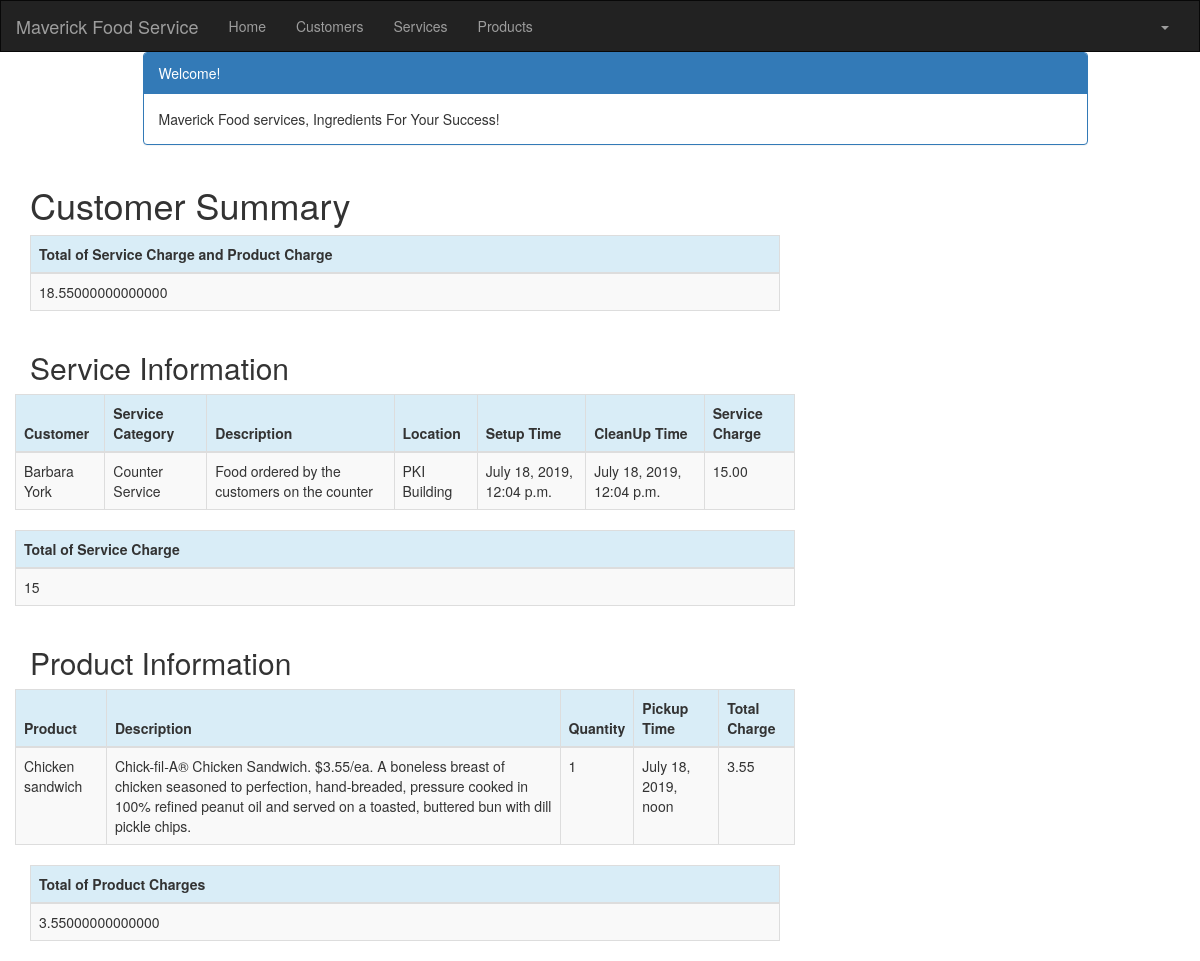
The page /customer/1/summary/ (signed in) on the database its author committed.
### crm/models.py (models this page shows, shortened)
class Service(models.Model):
    cust_name = models.ForeignKey(Customer, on_delete=models.CASCADE, related_name='services')
    service_category = models.CharField(max_length=100)
    description = models.TextField()
    location = models.CharField(max_length=200)
    setup_time = models.DateTimeField(
        default=timezone.now)
    cleanup_time = models.DateTimeField(
        default=timezone.now)
    service_charge = models.DecimalField(max_digits=10, decimal_places=2)
    created_date = models.DateTimeField(
        default=timezone.now)
    updated_date = models.DateTimeField(auto_now_add=True)

class Customer(models.Model):
    cust_name = models.CharField(max_length=50)
    organization = models.CharField(max_length=100, blank=True)
    role = models.CharField(max_length=100)
    email = models.EmailField(max_length=100)
    bldgroom = models.CharField(max_length=100)
    address = models.CharField(max_length=200)
    account_number = models.IntegerField(blank=False, null=False)
    city = models.CharField(max_length=50)
    state = models.CharField(max_length=50)
    zipcode = models.CharField(max_length=10)
    phone_number = models.CharField(max_length=50)
    created_date = models.DateTimeField(
        default=timezone.now)
    updated_date = models.DateTimeField(auto_now_add=True)
    def __str__(self):
        return str(self.cust_name)

class Product(models.Model):
    cust_name = models.ForeignKey(Customer, on_delete=models.CASCADE, related_name='products')
    product = models.CharField(max_length=100)
    p_description = models.TextField()
    quantity = models.IntegerField()
    pickup_time = models.DateTimeField(
        default=timezone.now)
    charge = models.DecimalField(max_digits=10, decimal_places=2)
    created_date = models.DateTimeField(
        default=timezone.now)
    updated_date = models.DateTimeField(auto_now_add=True)

### crm/views.py (the view)
# urls.py: path('customer/<int:pk>/summary/', views.summary, name='summary'),
@login_required
def summary(request, pk):
    customer = get_object_or_404(Customer, pk=pk)
    customers = Customer.objects.filter(created_date__lte=timezone.now())
    services = Service.objects.filter(cust_name=pk)
    products = Product.objects.filter(cust_name=pk)
    sum_service_charge = Service.objects.filter(cust_name=pk).aggregate(Sum('service_charge'))
    sum_product_charge = Product.objects.filter(cust_name=pk).aggregate(Sum('charge'))
    return render(request, 'crm/summary.html', {'customers': customers,
                                                    'products': products,
                                                    'services': services,
                                                    'sum_service_charge': sum_service_charge,
                                                    'sum_product_charge': sum_product_charge,})

### crm/templates/crm/summary.html (shortened to what this page needs)
<!DOCTYPE html>
{% extends 'crm/base.html' %}
{% block content %}
{% load mathfilters %}
{% load humanize %}
<html lang="en">
<head>
</head>
<div>
<div class="container">
    <div class="row">
        <div class="col-md-10 col-md-offset-1">
            <div class="panel panel-primary">
                <div class="panel-heading">Welcome!</div>
                <div class="panel-body">
                    Maverick Food services, Ingredients For Your Success!
                </div>
            </div>
        </div>
    </div>
</div>
<div class="row">
    <h1 style="padding-left: 15Px">Customer Summary</h1>
</div>
 </div>
        <table class="table table-striped table-bordered table-hover">
        <thead>
            <tr class="bg-info">
                <th>Total of Service Charge and Product Charge</th>
            </tr>
        </thead>
        <tbody>
            <tr>
                <td>{{ sum_product_charge.charge__sum|addition:sum_service_charge.service_charge__sum }}</td>
            </tr>
        </tbody>
        </table>
<div class="row">
        <h2 style="padding-left: 15Px">Service Information</h2>
    </div>
    <div class="row">
        <table class="table table-striped table-bordered table-hover">
            <thead>
            <tr class="bg-info">
                <th>Customer</th>
                <th>Service Category</th>
                <th>Description</th>
                <th>Location</th>
                <th>Setup Time</th>
                <th>CleanUp Time</th>
                <th>Service Charge</th>
            </tr>
            </thead>
            <tbody>
            {% for service in services %}
                <tr>
                    <td>{{ service.cust_name }}</td>
                    <td>{{ service.service_category  }}</td>
                    <td>{{ service.description }}</td>
                    <td>{{ service.location }}</td>
                    <td>{{ service.setup_time  }}</td>
                    <td>{{ service.cleanup_time}}</td>
                    <td>{{ service.service_charge }}</td>
                </tr>
            {% endfor %}
            </tbody>
        </table>
        <table class="table table-striped table-bordered table-hover">
        <thead>
            <tr class="bg-info">
                <th>Total of Service Charge</th>
            </tr>
        </thead>
        <tbody>
            <tr>
                <td>{{ sum_service_charge.service_charge__sum|intcomma }}</td>
            </tr>
        </tbody>
    </table>
    </div>
    <div class="row">
        <h2 style="padding-left: 15Px">Product Information</h2>
    </div>
    <div class="row">
        <table class="table table-striped table-bordered table-hover">
            <thead>
            <tr class="bg-info">
                <th>Product</th>
                <th>Description</th>
                <th>Quantity</th>
                <th>Pickup Time</th>
                <th>Total Charge</th>
            </tr>
            </thead>
            <tbody>
            {% for product in products %}
                <tr>
                    <td>{{ product.product }}</td>
                    <td>{{ product.p_description }}</td>
                    <td>{{ product.quantity|intcomma }}</td>
                    <td>{{ product.pickup_time }}</td>
                    <td>{{ product.charge|intcomma }}</td>
                </tr>
            {% endfor %}
            </tbody>
        </table>
    </div>
        <table class="table table-striped table-bordered table-hover">
        <thead>
            <tr class="bg-info">
                <th>Total of Product Charges</th>
            </tr>
        </thead>
        <tbody>
            <tr>
                <td>{{ sum_product_charge.charge__sum|intcomma }}</td>
            </tr>
        </tbody>
    </table>
</div>
{% endblock %}

### rows shown on the page
Service: cust_name "Barbara York", service_category "Counter Service", description "Food ordered by the customers on the counter", location "PKI Building", setup_time "July 18, 2019, 12:04 p.m.", cleanup_time "July 18, 2019, 12:04 p.m.", service_charge "15.00"
Product: product "Chicken sandwich", p_description "Chick-fil-A® Chicken Sandwich. $3.55/ea. A boneless breast of chicken seasoned to perfection, hand-breaded, pressure cooked in 100% refined peanut oil and served on a toasted, buttered bun with dill pickle chips.", quantity "1", pickup_time "July 18, 2019, noon", charge "3.55"

### other values the page prints
{{ sum_service_charge.service_charge__sum|intcomma }} "15"
{{ sum_product_charge.charge__sum|intcomma }} "3.55000000000000"
